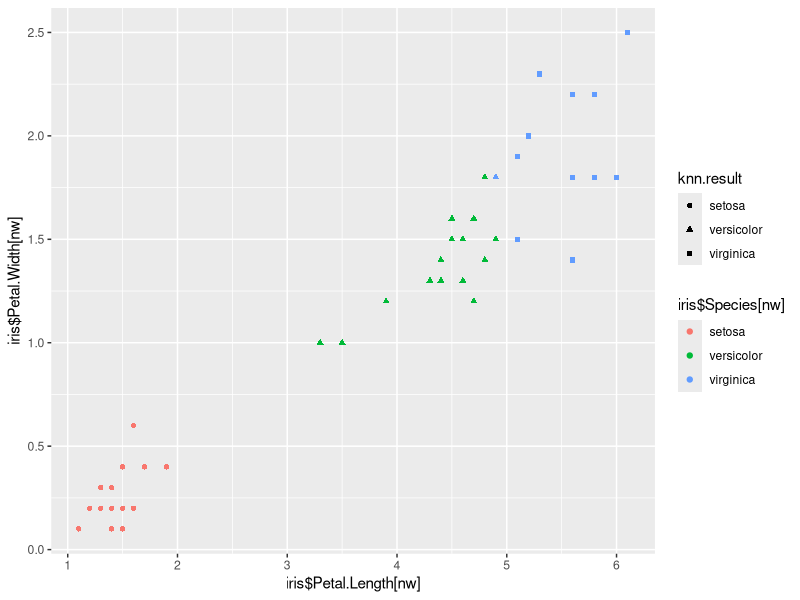

This chart was generated by the following R code:
# kNN for Iris Data
library(ggplot2)
library("class")

# load the data
data(iris)


set.seed(12L)
tr <- sample(150, 50)
nw <- sample(150, 50)


knn.result <- knn(iris[tr, -5], iris[nw, -5], iris$Species[tr]
                  ,  k = 3, prob = TRUE
)
table(knn.result, iris$Species[nw])

qplot(iris$Petal.Length[nw], iris$Petal.Width[nw], 
           col = iris$Species[nw], 
           shape = knn.result)

mean(knn.result == iris$Species[nw]) #accuracy

